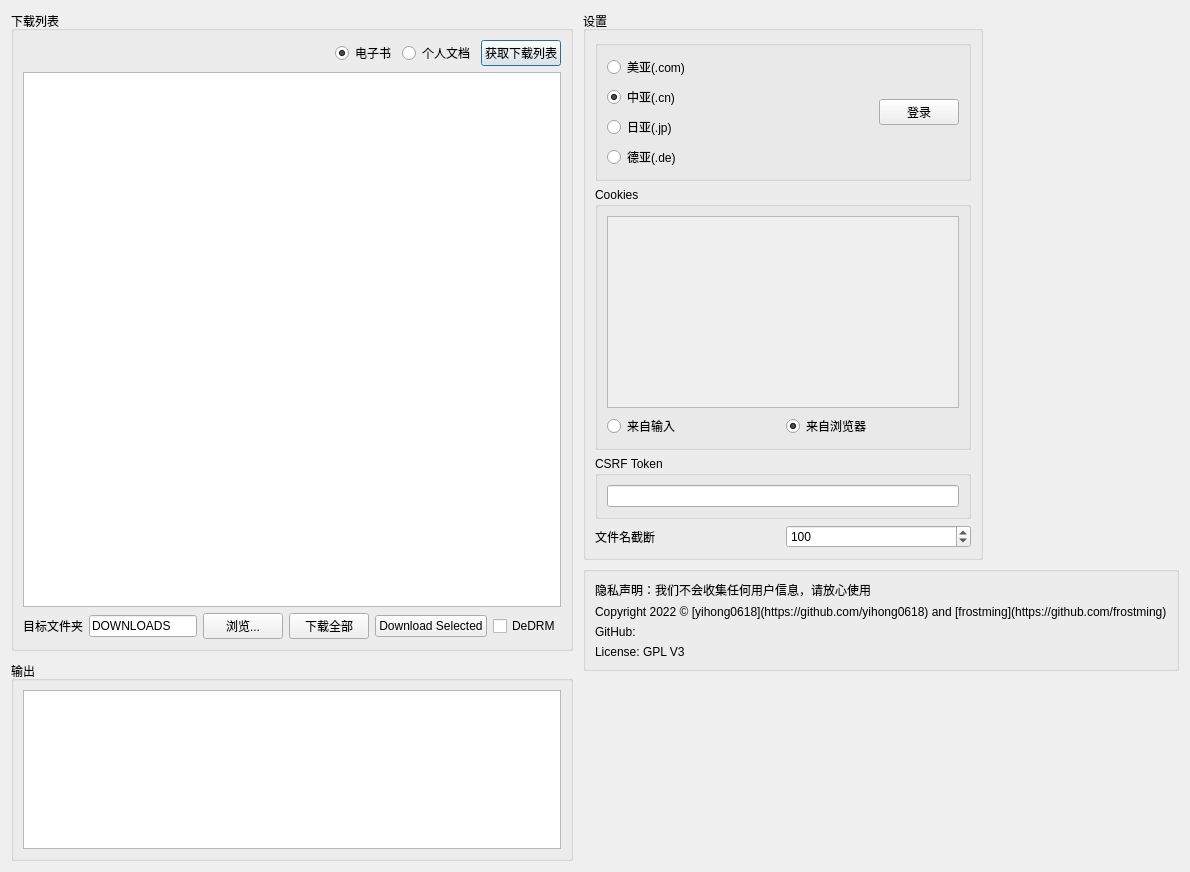
<?xml version="1.0" encoding="UTF-8"?>
<ui version="4.0">
 <class>MainDialog</class>
 <widget class="QDialog" name="MainDialog">
  <property name="geometry">
   <rect>
    <x>0</x>
    <y>0</y>
    <width>1190</width>
    <height>872</height>
   </rect>
  </property>
  <property name="windowTitle">
   <string>Kindle 下载助手</string>
  </property>
  <property name="windowIcon">
   <iconset>
    <normaloff>:/icon/resource/kindle.png</normaloff>:/icon/resource/kindle.png</iconset>
  </property>
  <layout class="QHBoxLayout" name="horizontalLayout" stretch="1,0">
   <property name="spacing">
    <number>10</number>
   </property>
   <item>
    <layout class="QVBoxLayout" name="leftLayout">
     <item>
      <widget class="QGroupBox" name="listBox">
       <property name="title">
        <string>下载列表</string>
       </property>
       <layout class="QVBoxLayout" name="verticalLayout_5">
        <item alignment="Qt::AlignRight">
         <widget class="QWidget" name="widget" native="true">
          <property name="minimumSize">
           <size>
            <width>0</width>
            <height>0</height>
           </size>
          </property>
          <property name="baseSize">
           <size>
            <width>0</width>
            <height>0</height>
           </size>
          </property>
          <layout class="QHBoxLayout" name="horizontalLayout_6">
           <property name="leftMargin">
            <number>0</number>
           </property>
           <property name="topMargin">
            <number>0</number>
           </property>
           <property name="rightMargin">
            <number>0</number>
           </property>
           <property name="bottomMargin">
            <number>0</number>
           </property>
           <item>
            <widget class="QRadioButton" name="radioEBOK">
             <property name="text">
              <string>电子书</string>
             </property>
             <property name="checked">
              <bool>true</bool>
             </property>
            </widget>
           </item>
           <item>
            <widget class="QRadioButton" name="radioPDO">
             <property name="text">
              <string>个人文档</string>
             </property>
            </widget>
           </item>
           <item>
            <widget class="QPushButton" name="fetchButton">
             <property name="text">
              <string>获取下载列表</string>
             </property>
            </widget>
           </item>
          </layout>
         </widget>
        </item>
        <item>
         <widget class="QTableView" name="bookView">
          <property name="selectionBehavior">
           <enum>QAbstractItemView::SelectRows</enum>
          </property>
         </widget>
        </item>
        <item>
         <layout class="QHBoxLayout" name="horizontalLayout_4">
          <item>
           <widget class="QLabel" name="label_2">
            <property name="text">
             <string>目标文件夹</string>
            </property>
           </widget>
          </item>
          <item>
           <widget class="QLineEdit" name="outDirEdit">
            <property name="text">
             <string>DOWNLOADS</string>
            </property>
           </widget>
          </item>
          <item>
           <widget class="QPushButton" name="browseButton">
            <property name="text">
             <string>浏览...</string>
            </property>
           </widget>
          </item>
          <item>
           <widget class="QPushButton" name="downloadButton">
            <property name="text">
             <string>下载全部</string>
            </property>
           </widget>
          </item>
          <item>
          <widget class="QPushButton" name="selectedButton">
           <property name="text">
            <string>Download Selected</string>
           </property>
           </widget>
          </item>
          <item>
           <widget class="QCheckBox" name="dedrmCkb">
            <property name="text">
             <string>DeDRM</string>
            </property>
           </widget>
          </item>
         </layout>
        </item>
       </layout>
      </widget>
     </item>
     <item>
      <widget class="QGroupBox" name="groupBox_2">
       <property name="maximumSize">
        <size>
         <width>16777215</width>
         <height>200</height>
        </size>
       </property>
       <property name="title">
        <string>输出</string>
       </property>
       <layout class="QVBoxLayout" name="verticalLayout_7">
        <item>
         <widget class="QTextBrowser" name="logBrowser">
          <property name="html">
           <string>&lt;!DOCTYPE HTML PUBLIC &quot;-//W3C//DTD HTML 4.0//EN&quot; &quot;http://www.w3.org/TR/REC-html40/strict.dtd&quot;&gt;
&lt;html&gt;&lt;head&gt;&lt;meta name=&quot;qrichtext&quot; content=&quot;1&quot; /&gt;&lt;meta charset=&quot;utf-8&quot; /&gt;&lt;style type=&quot;text/css&quot;&gt;
p, li { white-space: pre-wrap; }
hr { height: 1px; border-width: 0; }
&lt;/style&gt;&lt;/head&gt;&lt;body style=&quot; font-family:'.AppleSystemUIFont'; font-size:13pt; font-weight:400; font-style:normal;&quot;&gt;
&lt;p style=&quot;-qt-paragraph-type:empty; margin-top:0px; margin-bottom:0px; margin-left:0px; margin-right:0px; -qt-block-indent:0; text-indent:0px; font-family:'Microsoft YaHei UI'; font-size:9pt;&quot;&gt;&lt;br /&gt;&lt;/p&gt;&lt;/body&gt;&lt;/html&gt;</string>
          </property>
         </widget>
        </item>
       </layout>
      </widget>
     </item>
    </layout>
   </item>
   <item>
    <layout class="QVBoxLayout" name="rightLayout" stretch="0,0">
     <property name="spacing">
      <number>6</number>
     </property>
     <item alignment="Qt::AlignTop">
      <widget class="QGroupBox" name="settingsBox">
       <property name="maximumSize">
        <size>
         <width>400</width>
         <height>16777215</height>
        </size>
       </property>
       <property name="title">
        <string>设置</string>
       </property>
       <layout class="QVBoxLayout" name="verticalLayout">
        <item>
         <widget class="QGroupBox" name="loginGroupBox">
          <property name="title">
           <string/>
          </property>
          <layout class="QHBoxLayout" name="horizontalLayout_2">
           <item>
            <layout class="QVBoxLayout" name="verticalLayout_2">
             <item>
              <widget class="QRadioButton" name="radioCOM">
               <property name="text">
                <string>美亚(.com)</string>
               </property>
              </widget>
             </item>
             <item>
              <widget class="QRadioButton" name="radioCN">
               <property name="text">
                <string>中亚(.cn)</string>
               </property>
               <property name="checked">
                <bool>true</bool>
               </property>
              </widget>
             </item>
             <item>
              <widget class="QRadioButton" name="radioJP">
               <property name="text">
                <string>日亚(.jp)</string>
               </property>
              </widget>
             </item>
             <item>
              <widget class="QRadioButton" name="radioDE">
               <property name="text">
                <string>德亚(.de)</string>
               </property>
              </widget>
             </item>
            </layout>
           </item>
           <item>
            <widget class="QPushButton" name="loginButton">
             <property name="maximumSize">
              <size>
               <width>80</width>
               <height>16777215</height>
              </size>
             </property>
             <property name="text">
              <string>登录</string>
             </property>
            </widget>
           </item>
          </layout>
         </widget>
        </item>
        <item>
         <widget class="QGroupBox" name="cookiesGroupBox">
          <property name="title">
           <string>Cookies</string>
          </property>
          <layout class="QVBoxLayout" name="verticalLayout_3">
           <item>
            <widget class="QPlainTextEdit" name="cookieTextEdit">
             <property name="enabled">
              <bool>false</bool>
             </property>
            </widget>
           </item>
           <item>
            <layout class="QHBoxLayout" name="horizontalLayout_3">
             <item>
              <widget class="QRadioButton" name="radioFromInput">
               <property name="text">
                <string>来自输入</string>
               </property>
              </widget>
             </item>
             <item>
              <widget class="QRadioButton" name="radioFromBrowser">
               <property name="text">
                <string>来自浏览器</string>
               </property>
               <property name="checked">
                <bool>true</bool>
               </property>
              </widget>
             </item>
            </layout>
           </item>
          </layout>
         </widget>
        </item>
        <item>
         <widget class="QGroupBox" name="groupBox">
          <property name="title">
           <string>CSRF Token</string>
          </property>
          <layout class="QVBoxLayout" name="verticalLayout_4">
           <item>
            <widget class="QLineEdit" name="csrfEdit"/>
           </item>
          </layout>
         </widget>
        </item>
        <item>
         <layout class="QHBoxLayout" name="horizontalLayout_5">
          <item>
           <widget class="QLabel" name="label">
            <property name="text">
             <string>文件名截断</string>
            </property>
           </widget>
          </item>
          <item>
           <widget class="QSpinBox" name="cutLengthSpin">
            <property name="maximum">
             <number>999</number>
            </property>
            <property name="value">
             <number>100</number>
            </property>
           </widget>
          </item>
         </layout>
        </item>
       </layout>
      </widget>
     </item>
     <item alignment="Qt::AlignTop">
      <widget class="QGroupBox" name="copyrightBox">
       <property name="title">
        <string/>
       </property>
       <layout class="QVBoxLayout" name="verticalLayout_6">
        <item>
         <widget class="QLabel" name="label_6">
          <property name="text">
           <string>隐私声明：我们不会收集任何用户信息，请放心使用</string>
          </property>
         </widget>
        </item>
        <item>
         <widget class="QLabel" name="label_3">
          <property name="text">
           <string>Copyright 2022 © [yihong0618](https://github.com/yihong0618) and [frostming](https://github.com/frostming)</string>
          </property>
          <property name="textFormat">
           <enum>Qt::MarkdownText</enum>
          </property>
         </widget>
        </item>
        <item>
         <widget class="QLabel" name="label_4">
          <property name="text">
           <string>GitHub: &lt;https://github.com/yihong0618/Kindle_download_helper&gt;</string>
          </property>
          <property name="textFormat">
           <enum>Qt::MarkdownText</enum>
          </property>
         </widget>
        </item>
        <item>
         <widget class="QLabel" name="label_5">
          <property name="text">
           <string>License: GPL V3</string>
          </property>
         </widget>
        </item>
       </layout>
      </widget>
     </item>
    </layout>
   </item>
  </layout>
 </widget>
 <resources>
  <include location="icon.qrc"/>
 </resources>
 <connections/>
</ui>
